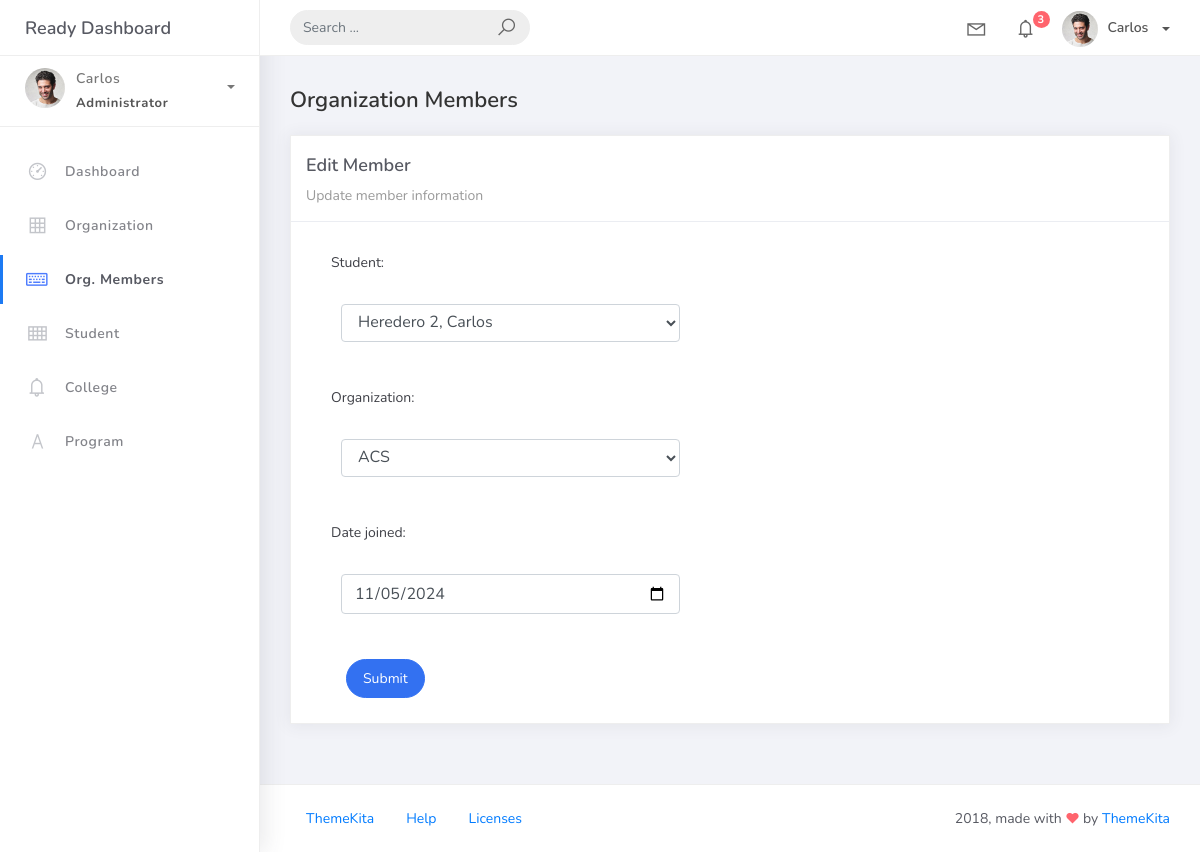
Screenshot of /orgmember_list/1/ with the database file from the repository.
### studentorg/models.py (models this page shows, shortened)
class BaseModel(models.Model):
    created_at = models.DateTimeField(auto_now_add=True, db_index=True)
    updated_at = models.DateTimeField(auto_now=True)
    class Meta:
        abstract = True

class OrgMember(BaseModel):
    student = models.ForeignKey(Student, on_delete=models.CASCADE)
    organization = models.ForeignKey(Organization, on_delete=models.CASCADE)
    date_joined = models.DateField()

### studentorg/views.py (the view, shortened to what this page needs)
# urls.py: path('orgmember_list/<pk>/', OrgMemberUpdateView.as_view(),
class OrgMemberUpdateView(UpdateView):
    model = OrgMember
    form_class = OrgMemberForm
    template_name = 'orgmember/orgmember_edit.html'
    success_url = reverse_lazy('orgmember-list')

### studentorg/forms.py
class OrgMemberForm(ModelForm):
    class Meta:
        model = OrgMember
        fields = "__all__"
        widgets = {
        'date_joined' : forms.DateInput(attrs={'type':'date'})
    }

### studentorg/models.py (called while the page is built)
    def __str__(self):
        return self.name

    def __str__(self):
        return f"{self.lastname}, {self.firstname}"

### templates/orgmember/orgmember_edit.html (shortened to what this page needs)
{% extends 'base.html' %} {% load static %} {% block content %}
<div class="content">
  <div class="container-fluid">
    <h4 class="page-title">Organization Members</h4>
    <div class="row">
      <div class="col-md-12">
        <div class="card">
          <div class="card-header">
            <div class="card-title">Edit Member</div>
            <div class="card-category">Update member information</div>
          </div>
          <div class="col-md-6">
            <div class="card-body">
              <form class="" action="" method="post" novalidate>
                {% csrf_token %} {% include 'includes/form.html' %}
                <div class="form-group">
                  <div class="col-md-12 col-sm-3">
                    <button type="submit" class="btn btn-primary btn-rounded">Submit</button>
                  </div>
                </div>
              </div>
          </div>
        </div>
      </div>
    </div>
  </div>
</div>
{% endblock %}

### templates/includes/form.html (shortened to what this page needs)
{% load widget_tweaks %}
{% for field in form %}
<div class="field item form-group">
    <label>{{ field.label_tag }}</label>
  <div class="form-group">
    {% render_field field class="form-control" %}
  </div>
</div>
{% endfor %}

### rows the page displays
OrgMember: student "Heredero 2, Carlos" "ACS" "11/05/2024"

### other values shown
{{ field.label_tag }} "Student:" "Organization:" "Date joined:"
